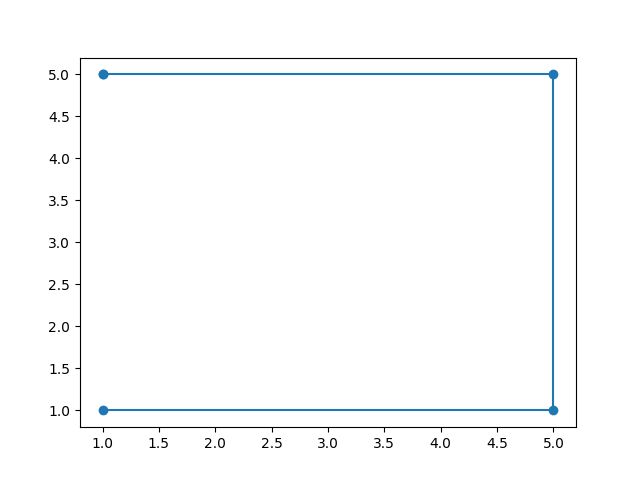

Write the Python code that produced this figure.
import matplotlib.pyplot as plt 


x = [1, 5, 5, 1, 1]
y = [1, 1, 5, 5, 5]

plt.plot(x, y, marker='o')
plt.savefig('dz_lab1.png')
